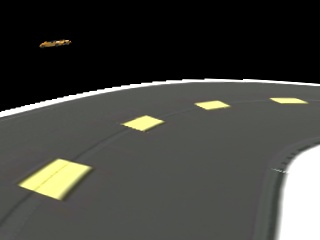
#> input picture first_image_received.jpg, 320 x 240 px, found by its file name
$ python dashed_continous_lane.py
#> lines starting #> are read from the running program, lines starting #| are printed output that depends on the picture; after the words box and inside, x2 and y2 are one past the last pixel; in counts of white or black regions, pixels touching at a corner belong together
import cv2
import numpy as np
import matplotlib.pyplot as plt

def track_dashed_yellow_lanes(image_path):
    # Load the image
    image = cv2.imread(image_path)
#> image is the input picture: shape (240, 320, 3); mean B, G, R 62.9, 68, 67.4
    image = cv2.cvtColor(image, cv2.COLOR_BGR2RGB)  # Convert to RGB for plotting

    # Convert to HSV for yellow detection
    hsv = cv2.cvtColor(image, cv2.COLOR_RGB2HSV)
#> hsv: shape (240, 320, 3); mean H, S, V 25.6, 12.9, 68.3

    # Define yellow color range
    lower_yellow = np.array([20, 100, 100])  # Adjust these values for yellow detection
    upper_yellow = np.array([30, 255, 255])

    # Create a mask for yellow lanes
    yellow_mask = cv2.inRange(hsv, lower_yellow, upper_yellow)
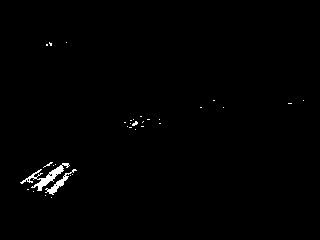
#> yellow_mask: shape (240, 320); 0.77% white; 33 white regions (31 under 20 px), largest, box (x1, y1, x2, y2) and area: (20, 163, 70, 191) 343, (45, 169, 77, 195) 162

    # Morphological operations to bridge gaps in dashed lines
    kernel = cv2.getStructuringElement(cv2.MORPH_RECT, (4, 4))
    yellow_mask_dilated = cv2.dilate(yellow_mask, kernel, iterations=2)
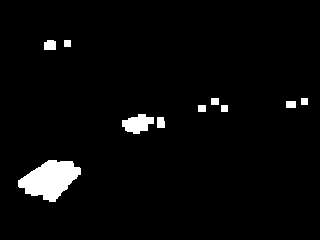
#> yellow_mask_dilated: shape (240, 320); 3.4% white; 10 white regions, largest, box (x1, y1, x2, y2) and area: (18, 160, 81, 202) 1628, (122, 114, 154, 134) 424, (44, 40, 56, 50) 112

    # Canny Edge Detection
    edges = cv2.Canny(yellow_mask_dilated, threshold1=50, threshold2=150)
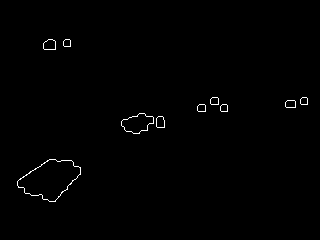
#> edges: shape (240, 320); 0.62% white in thin lines or dots, all inside (x1, y1, x2, y2) = (17, 39, 308, 202)

    # Hough Line Transform to detect lane lines
    lines_image = image.copy()
    lines = cv2.HoughLinesP(edges, 1, np.pi / 180, threshold=30, minLineLength=20, maxLineGap=50)
#> lines = [[18, 180, 49, 159], [53, 201, 135, 116]]

    if lines is not None:
        slopes = []
        intercepts = []

        # Group lines into a single lane
        for line in lines:
            x1, y1, x2, y2 = line[0]
            slope = (y2 - y1) / (x2 - x1) if x2 != x1 else np.inf
            intercept = y1 - slope * x1
            slopes.append(slope)
            intercepts.append(intercept)

            # Draw the detected line segments
            cv2.line(lines_image, (x1, y1), (x2, y2), (255, 0, 0), 2)
#> this loop made 2 passes
#> (x1, y1, x2, y2, slope, intercept) on passes 1 to 2: (18, 180, 49, 159, -0.677, 192.2), (53, 201, 135, 116, -1.04, 255.9)
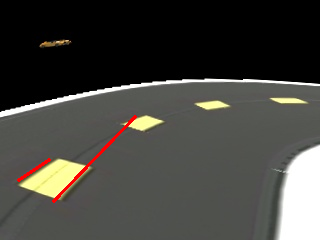
#> lines_image: shape (240, 320, 3); mean R, G, B 68.2, 67.2, 62.3
#> after the loop, intercepts = [192.2, 255.9]; slopes = [-0.677, -1.04]

        # Calculate average slope and intercept for lane extrapolation
        if slopes:
            avg_slope = np.mean(slopes)
#> avg_slope = -0.857
            avg_intercept = np.mean(intercepts)
#> avg_intercept = 224.1

            # Extrapolate lane line
            h, w, _ = image.shape
#> h = 240; w = 320
            y1, y2 = h, int(h * 0.6)
#> y1 = 240; y2 = 144
            x1 = int((y1 - avg_intercept) / avg_slope)
#> x1 = -18
            x2 = int((y2 - avg_intercept) / avg_slope)
#> x2 = 93
            cv2.line(lines_image, (x1, y1), (x2, y2), (0, 255, 0), 4)
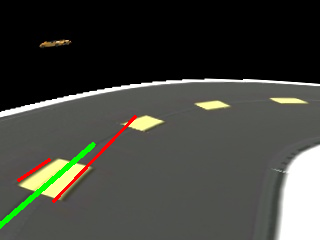
#> lines_image: shape (240, 320, 3); 0.88% of pixels changed, all inside (x1, y1, x2, y2) = (0, 142, 96, 229)

    # Plot the results
    fig, axs = plt.subplots(1, 3, figsize=(18, 6))
    axs[0].imshow(image)
    axs[0].set_title("Original Image")
    axs[0].axis("off")

    axs[1].imshow(yellow_mask_dilated, cmap="gray")
    axs[1].set_title("Yellow Mask (Bridged)")
    axs[1].axis("off")

    axs[2].imshow(lines_image)
    axs[2].set_title("Tracked Dashed Yellow Lanes")
    axs[2].axis("off")

    plt.tight_layout()
    plt.show()

# Specify the path to your road image
image_path = "/home/cubos98/catkin_ws/src/Vehicle/first_image_received.jpg"  # Replace with your image path
track_dashed_yellow_lanes(image_path)
